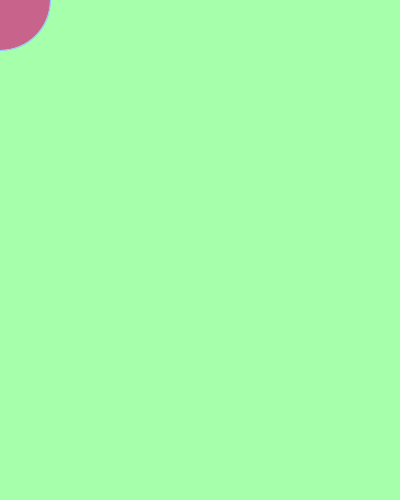
Frame 1 (no input)
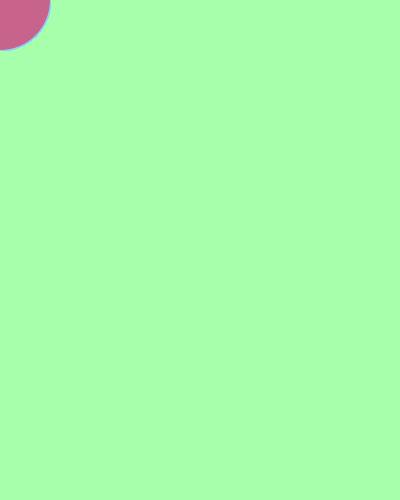
Frame 60 (the mouse pressed at the canvas centre just before this capture)
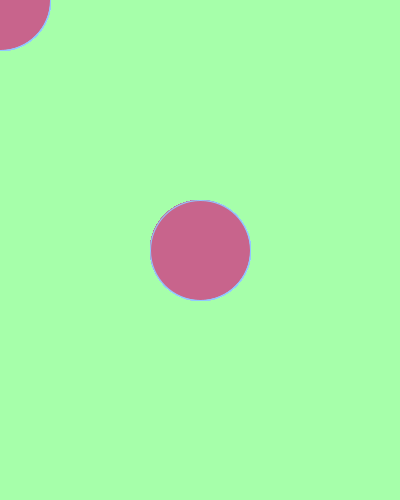
Frame 120 (the mouse held since frame 60 and released just before this capture)

The Processing sketch that drew these frames (run headless with seeded random() and noise(); from frame 60 on, the mouse is pressed at the canvas centre):

// Processing sketch: processing_150438
// ── processing_150438.pde

void setup () {
size (400,500);
background (166,255,170);

}

void draw() {
stroke (145,200,255);
fill(200,100,140);
ellipse(mouseX,mouseY,100,100);

} 
